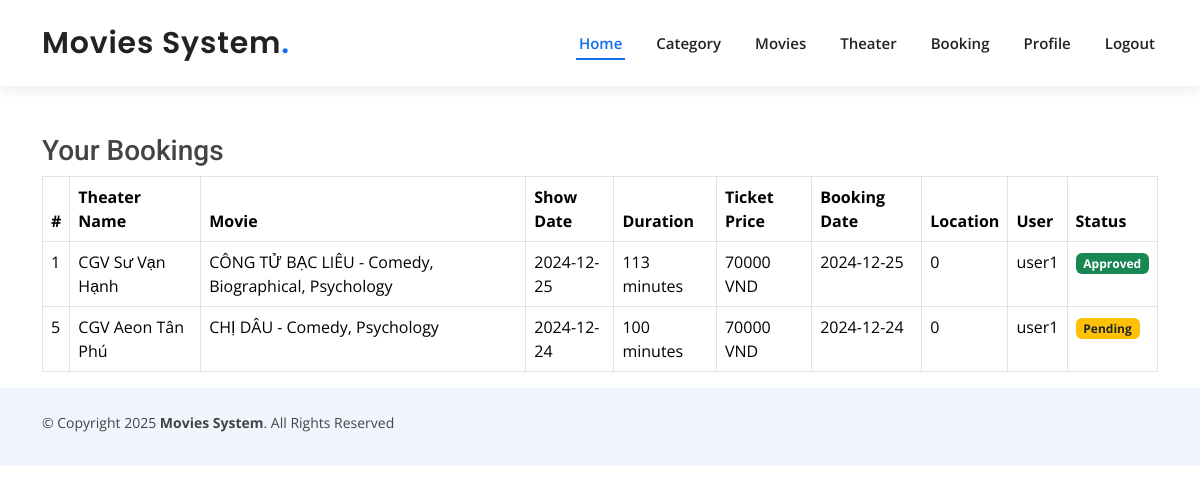
Page /viewuserbooking.php (signed in) on the committed database.
### tables this page shows
CREATE TABLE IF NOT EXISTS `booking` (
  `bookingid` int NOT NULL AUTO_INCREMENT,
  `theaterid` int NOT NULL,
  `bookingdate` date NOT NULL,
  `person` varchar(50) NOT NULL,
  `userid` int NOT NULL,
  `status` tinyint NOT NULL DEFAULT '0',
  PRIMARY KEY (`bookingid`),
  KEY `FK_booking_users` (`userid`),
  KEY `FK_booking` (`theaterid`)
);

CREATE TABLE IF NOT EXISTS `theater` (
  `theaterid` int NOT NULL AUTO_INCREMENT,
  `theater_name` varchar(100) NOT NULL,
  `duration` int DEFAULT NULL,
  `date` date NOT NULL,
  `price` int NOT NULL,
  `location` varchar(191) NOT NULL,
  `movieid` int NOT NULL,
  PRIMARY KEY (`theaterid`),
  KEY `FK_theater` (`movieid`)
);

CREATE TABLE IF NOT EXISTS `movies` (
  `movieid` int NOT NULL AUTO_INCREMENT,
  `title` varchar(50) NOT NULL,
  `description` longtext,
  `releasedate` date NOT NULL,
  `image` varchar(1000) NOT NULL,
  `trailer` varchar(1000) NOT NULL,
  `catid` int NOT NULL,
  `likes` int DEFAULT '0',
  PRIMARY KEY (`movieid`)
);

CREATE TABLE IF NOT EXISTS `users` (
  `userid` int NOT NULL AUTO_INCREMENT,
  `name` varchar(50) NOT NULL,
  `email` varchar(50) NOT NULL,
  `password` varchar(255) NOT NULL,
  `roteype` int NOT NULL,
  `remember_token` varchar(191) DEFAULT NULL,
  PRIMARY KEY (`userid`)
);

### viewuserbooking.php (the view, shortened to what this page needs)
<?php
include('connect.php');
?>
<!DOCTYPE html>
<html lang="en">
<head>
    <link href="assets/vendor/bootstrap/css/bootstrap.min.css" rel="stylesheet">
    <link href="assets/css/style.css" rel="stylesheet">
</head>
<body>
    <?php include('header.php'); ?>
    <div class="container mt-5">
        <div class="row">
            <div class="col-lg-12">
                <h3>Your Bookings</h3>
                <table class="table table-bordered">
                    <thead>
                        <tr>
                            <th>#</th>
                            <th>Theater Name</th>
                            <th>Movie</th>
                            <th>Show Date</th>
                            <th>Duration</th>
                            <th>Ticket Price</th>
                            <th>Booking Date</th>
                            <th>Location</th>
                            <th>User</th>
                            <th>Status</th>
                        </tr>
                    </thead>
                    <tbody>
                        <?php
                        $uid = $_SESSION['uid'];
                        $stmt = $con->prepare("SELECT
                        booking.bookingid,
                        booking.bookingdate,
                        booking.person,
                        theater.theater_name,
                        theater.duration,
                        theater.price,
                        theater.location,
                        movies.title,
                        GROUP_CONCAT(categories.catname SEPARATOR ', ') AS catnames,
                        users.name as 'username',
                        booking.status
                    FROM booking
                    INNER JOIN theater ON theater.theaterid = booking.theaterid
                    INNER JOIN users ON users.userid = booking.userid
                    INNER JOIN movies ON movies.movieid = theater.movieid
                    INNER JOIN category_movie ON category_movie.movieid = movies.movieid
                    INNER JOIN categories ON categories.catid = category_movie.catid
                    WHERE booking.userid = ?
                    GROUP BY booking.bookingid");
                        $stmt->bind_param("i", $uid);
                        $stmt->execute();
                        $result = $stmt->get_result();
                        if ($result->num_rows > 0) {
                            while ($data = $result->fetch_assoc()) {
                        ?>
                                <tr>
                                    <td><?= htmlspecialchars($data['bookingid']) ?></td>
                                    <td><?= htmlspecialchars($data['theater_name']) ?></td>
                                    <td><?= htmlspecialchars($data['title']) ?> - <?= htmlspecialchars($data['catnames']) ?></td>
                                    <td><?= htmlspecialchars($data['bookingdate']) ?></td>
                                    <td><?= htmlspecialchars($data['duration']) ?> minutes</td>
                                    <td><?= htmlspecialchars($data['price']) ?> VND</td>
                                    <td><?= htmlspecialchars($data['bookingdate']) ?> </td>
                                    <td><?= htmlspecialchars($data['location']) ?></td>
                                    <td><?= htmlspecialchars($data['username']) ?></td>
                                    <td>
                                        <?php
                                        if ($data['status'] == 0) {
                                            echo "<span class='badge bg-warning text-dark'>Pending</span>";
                                        } else {
                                            echo "<span class='badge bg-success'>Approved</span>";
                                        }
                                        ?>
                                    </td>
                                </tr>
                        <?php
                            }
                        } else {
                            echo "<tr><td colspan='10' class='text-center alert alert-warning'>No bookings found</td></tr>";
                        }
                        ?>
                    </tbody>
                </table>
            </div>
        </div>
    </div>
    <?php include('footer.php'); ?>
</body>
</html>

### assets/css/style.css (style rules this page uses)
body { font-family: "Open Sans", sans-serif; color: #444444; }
h1, h2, h3, h4, h5, h6 { font-family: "Roboto", sans-serif; }

### rows in the picture
booking: bookingid "1", theaterid.theater_name "CGV Sư Vạn Hạnh", movies.title "CÔNG TỬ BẠC LIÊU", catnames "Comedy, Biographical, Psychology", bookingdate "2024-12-25", theaterid.duration "113", theaterid.price "70000", theaterid.location "0", userid.name "user1", status "Approved"
booking: bookingid "5", theaterid.theater_name "CGV Aeon Tân Phú", movies.title "CHỊ DÂU", catnames "Comedy, Psychology", bookingdate "2024-12-24", theaterid.duration "100", theaterid.price "70000", theaterid.location "0", userid.name "user1", status "Pending"
